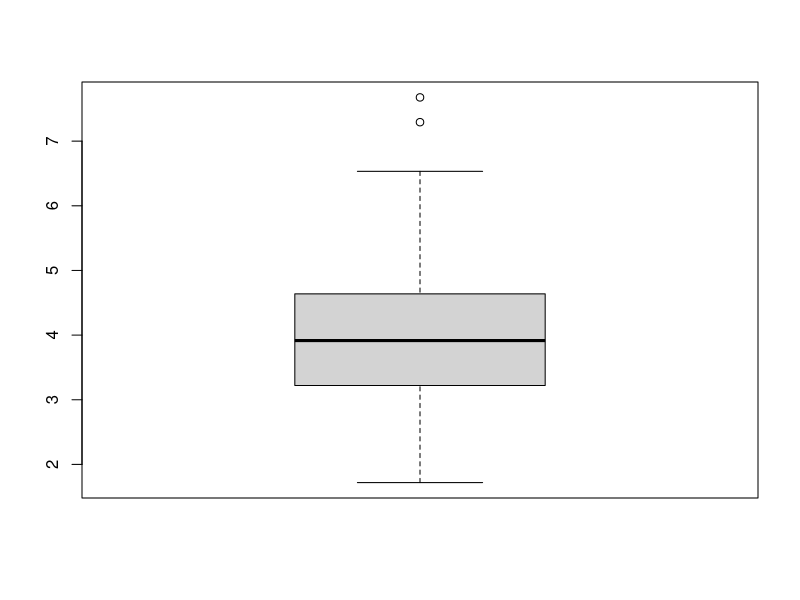
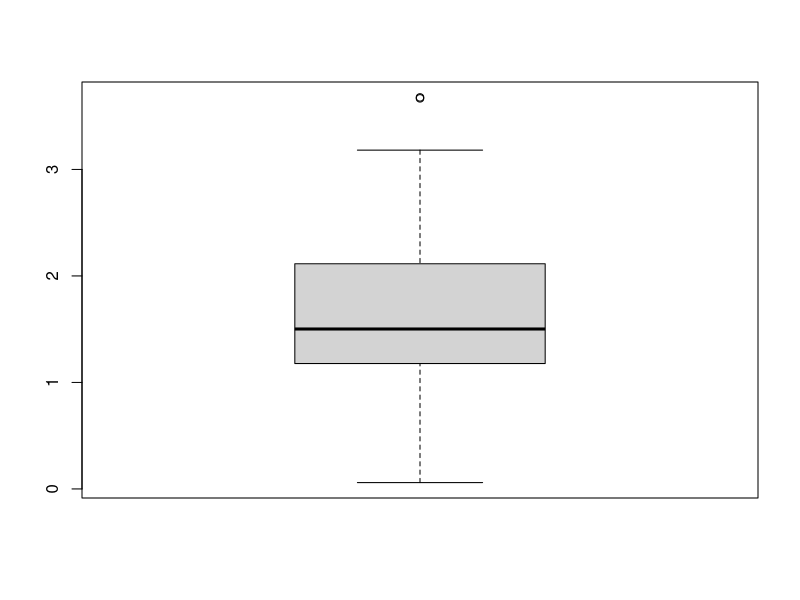
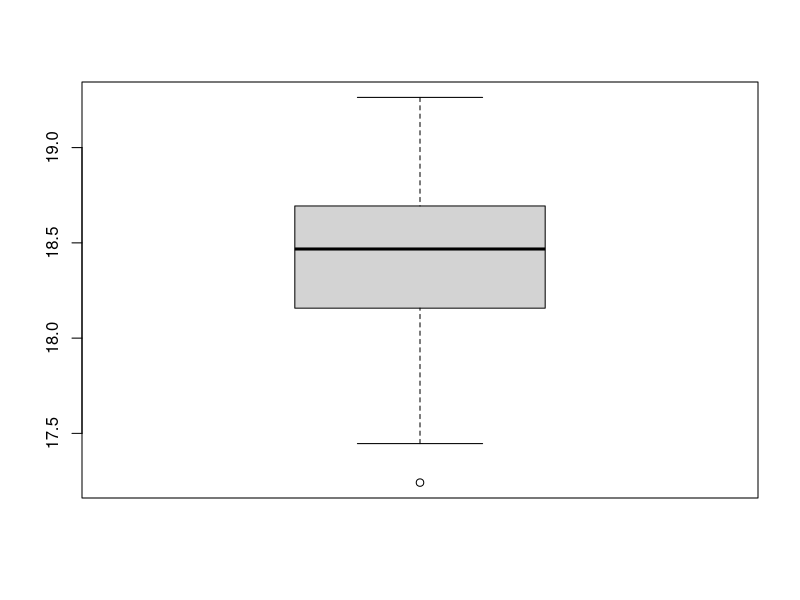
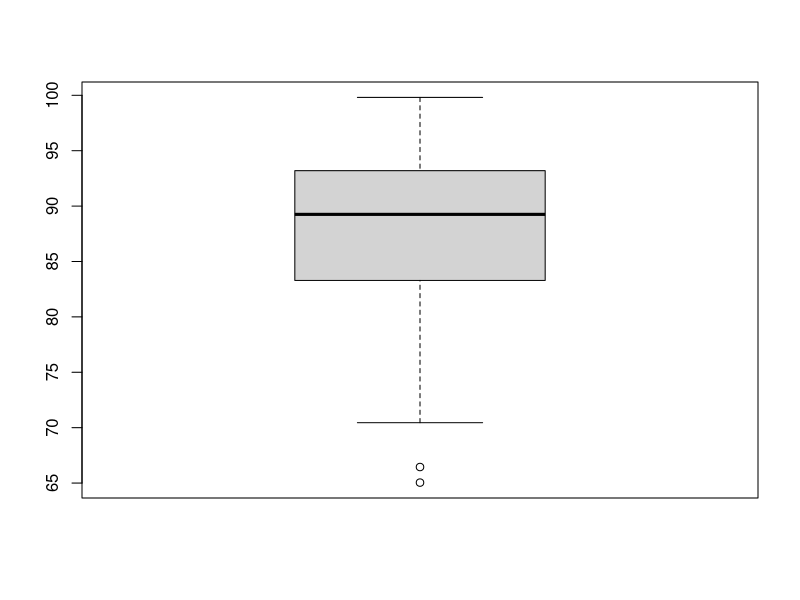
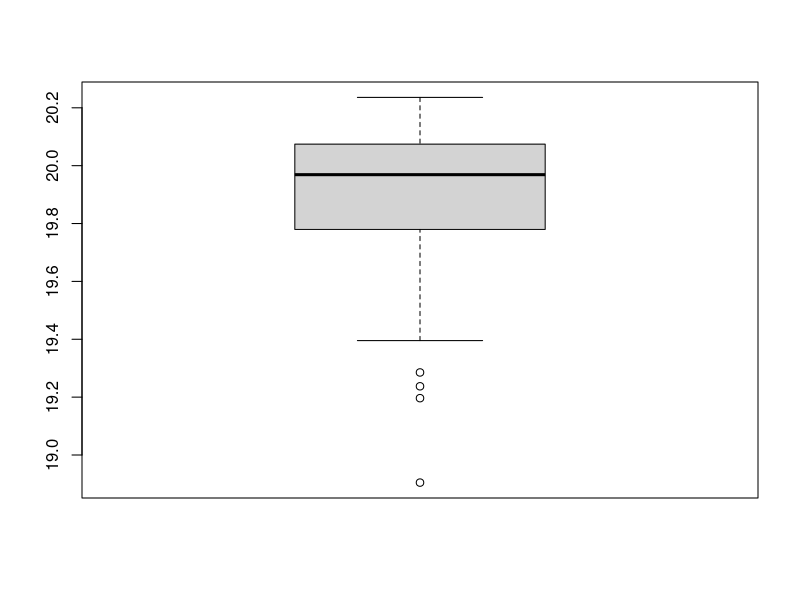
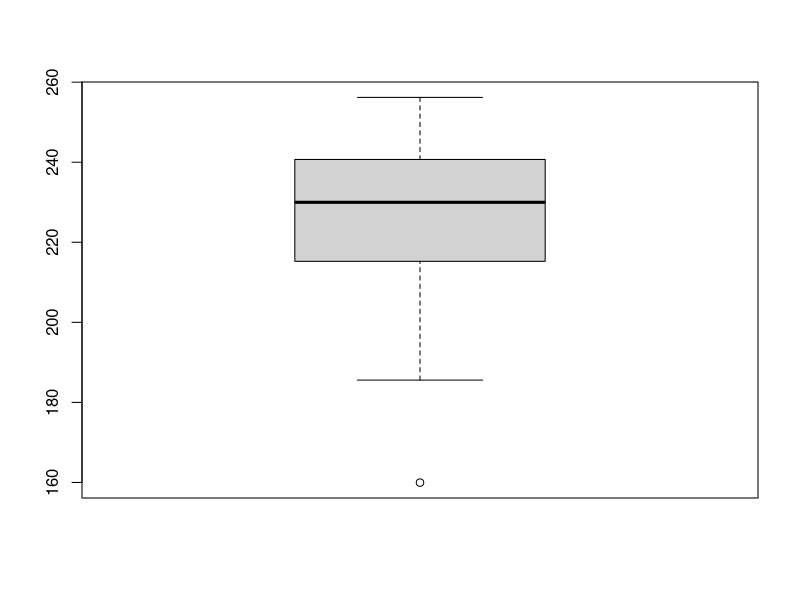

Generate these figures, in order, with R:
#Ackley function
ackley<- function(ch){
  d <- length(ch)
  a=20
  b=0.2
  c=2*pi
  sum1 <- sum(ch^2)
  sum2 <- sum(cos(c*ch))
  
  term1 <- -a * exp(-b*sqrt(sum1/d))
  term2 <- -exp(sum2/d)
  
  y <- term1 + term2 + a + exp(1)
  return(y)
}

#Rastrigin function
rastrigin <- function(ch)
{
  d <- length(ch)
  
  sum <- sum(ch^2 - 10*cos(2*pi*ch))
  
  y <- 10*d + sum
  return(y)
}

#Function for smallest value of Ackley function
evalMinAckley<-function(dimensions){
  minimal=1000
  for(i in 1:1000){
    randomized<-runif(dimensions,min=-32.768,max=32.768)
    numb<-ackley(randomized)
    if(numb<minimal){
      minimal=numb
    }
  }
  return(minimal)
}

#Function for smallest value of Rastrigin function
evalMinRastrigin<-function(dimensions){
  minimal=1000
  for(i in 1:1000){
    randomized<-runif(dimensions,min=-5.12,max=5.12)
    numb<-rastrigin(randomized)
    if(numb<minimal){
      minimal=numb
    }
  }
  return(minimal)
}

###wektory z wynikami
outputAckley2dim<-replicate(50,evalMinAckley(2))
outputAckley2dim
boxplot(outputAckley2dim)

outputRastrigin2dim<-replicate(50,evalMinRastrigin(2))
outputRastrigin2dim
boxplot(outputRastrigin2dim)

outputAckley10dim<-replicate(50,evalMinAckley(10))
outputAckley10dim
boxplot(outputAckley10dim)

outputRastrigin10dim<-replicate(50,evalMinRastrigin(10))
outputRastrigin10dim
boxplot(outputRastrigin10dim)

outputAckley20dim<-replicate(50,evalMinAckley(20))
outputAckley20dim
boxplot(outputAckley20dim)

outputRastrigin20dim<-replicate(50,evalMinRastrigin(20))
outputRastrigin20dim
boxplot(outputRastrigin20dim)
###średnie

meanAckley2dim<-mean(outputAckley2dim)
meanAckley2dim
sigmaAckley2dim<-sd(outputAckley2dim)
sigmaAckley2dim

meanRastrigin2dim<-mean(outputRastrigin2dim)
meanRastrigin2dim
sigmaRastrigin2dim<-sd(outputRastrigin2dim)
sigmaRastrigin2dim

meanAckley10dim<-mean(outputAckley10dim)
meanAckley10dim
sigmaAckley10dim<-sd(outputAckley10dim)
sigmaAckley10dim

meanRastrigin10dim<-mean(outputRastrigin10dim)
meanRastrigin10dim
sigmaRastrigin10dim<-sd(outputRastrigin10dim)
sigmaRastrigin10dim

meanAckley20dim<-mean(outputAckley20dim)
meanAckley20dim
sigmaAckley20dim<-sd(outputAckley20dim)
sigmaAckley20dim


meanRastrigin20dim<-mean(outputRastrigin20dim)
meanRastrigin20dim
sigmaRastrigin20dim<-sd(outputRastrigin20dim)
sigmaRastrigin20dim


Ack2D95<-round(meanAckley2dim+c(-1,1)*sigmaAckley2dim/sqrt(32)*qnorm(.975),5)
Ack2D95

Ack10D95<-round(meanAckley10dim+c(-1,1)*sigmaAckley10dim/sqrt(32)*qnorm(.975),5)
Ack10D95

Ack20D95<-round(meanAckley20dim+c(-1,1)*sigmaAckley20dim/sqrt(32)*qnorm(.975),5)
Ack20D95

Rast2D95<-round(meanRastrigin2dim+c(-1,1)*sigmaRastrigin2dim/sqrt(32)*qnorm(.975),5)
Rast2D95

Rast10D95<-round(meanRastrigin10dim+c(-1,1)*sigmaRastrigin10dim/sqrt(32)*qnorm(.975),5)
Rast10D95

Rast20D95<-round(meanRastrigin20dim+c(-1,1)*sigmaRastrigin20dim/sqrt(32)*qnorm(.975),5)
Rast20D95


t.test(outputAckley2dim,mu=0)
t.test(outputAckley10dim,mu=0)
t.test(outputAckley20dim, mu=0)
t.test(outputRastrigin2dim,mu=0)
t.test(outputRastrigin10dim,mu=0)
t.test(outputRastrigin20dim,mu=0)
